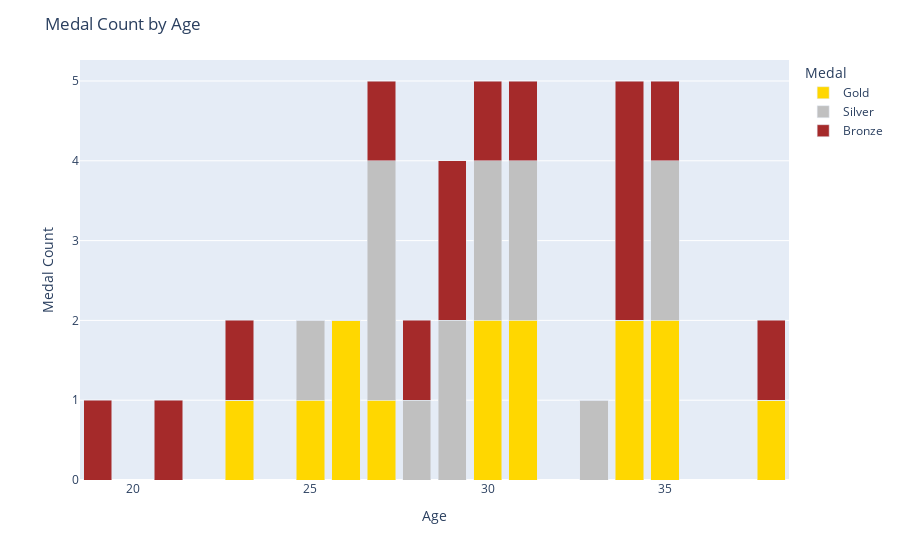

Notebook code cell kept with this figure:
### Code cell
# Display the bar chart
#filtered_df = df.copy()
update_plot(gender_dropdown.value, sport_dropdown.value, country_dropdown.value)

### Figure 1 — Plotly figure (JSON) as saved in the notebook; plotly's stock layout.template omitted (floating-point values rounded to 4 significant figures)
{"data": [{"alignmentgroup": "True", "customdata": [[1], [1], [2], [2], [2], [5], [2], [4], [5], [5], [1], [5], [5], [2]], "hovertemplate": "Medal=Gold<br>Age=%{x}<br>Medal Count=%{y}<br>Total=%{customdata[0]}<extra></extra>", "legendgroup": "Gold", "marker": {"color": "gold", "pattern": {"shape": ""}}, "name": "Gold", "offsetgroup": "Gold", "orientation": "v", "showlegend": true, "textposition": "auto", "type": "bar", "x": [19, 21, 23, 25, 26, 27, 28, 29, 30, 31, 33, 34, 35, 38], "xaxis": "x", "y": [0, 0, 1, 1, 2, 1, 0, 0, 2, 2, 0, 2, 2, 1], "yaxis": "y"}, {"alignmentgroup": "True", "customdata": [[1], [1], [2], [2], [2], [5], [2], [4], [5], [5], [1], [5], [5], [2]], "hovertemplate": "Medal=Silver<br>Age=%{x}<br>Medal Count=%{y}<br>Total=%{customdata[0]}<extra></extra>", "legendgroup": "Silver", "marker": {"color": "silver", "pattern": {"shape": ""}}, "name": "Silver", "offsetgroup": "Silver", "orientation": "v", "showlegend": true, "textposition": "auto", "type": "bar", "x": [19, 21, 23, 25, 26, 27, 28, 29, 30, 31, 33, 34, 35, 38], "xaxis": "x", "y": [0, 0, 0, 1, 0, 3, 1, 2, 2, 2, 1, 0, 2, 0], "yaxis": "y"}, {"alignmentgroup": "True", "customdata": [[1], [1], [2], [2], [2], [5], [2], [4], [5], [5], [1], [5], [5], [2]], "hovertemplate": "Medal=Bronze<br>Age=%{x}<br>Medal Count=%{y}<br>Total=%{customdata[0]}<extra></extra>", "legendgroup": "Bronze", "marker": {"color": "brown", "pattern": {"shape": ""}}, "name": "Bronze", "offsetgroup": "Bronze", "orientation": "v", "showlegend": true, "textposition": "auto", "type": "bar", "x": [19, 21, 23, 25, 26, 27, 28, 29, 30, 31, 33, 34, 35, 38], "xaxis": "x", "y": [1, 1, 1, 0, 0, 1, 1, 2, 1, 1, 0, 3, 1, 1], "yaxis": "y"}], "layout": {"autosize": true, "barmode": "stack", "legend": {"title": {"text": "Medal"}, "tracegroupgap": 0}, "margin": {"t": 60}, "title": {"text": "Medal Count by Age"}, "xaxis": {"anchor": "y", "autorange": true, "domain": [0, 1], "range": [18.5, 38.5], "title": {"text": "Age"}, "type": "linear"}, "yaxis": {"anchor": "x", "autorange": true, "domain": [0, 1], "range": [0, 5.263], "title": {"text": "Medal Count"}, "type": "linear"}}}
